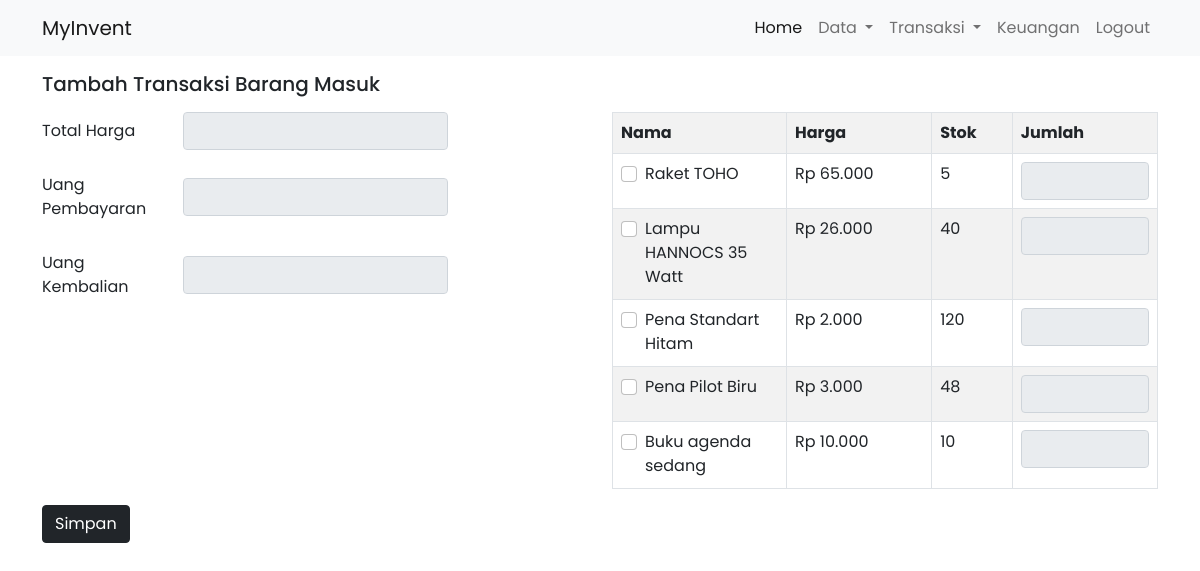
Page /transaksi/tambah-barang-masuk.php (signed in) on the earlier database version.
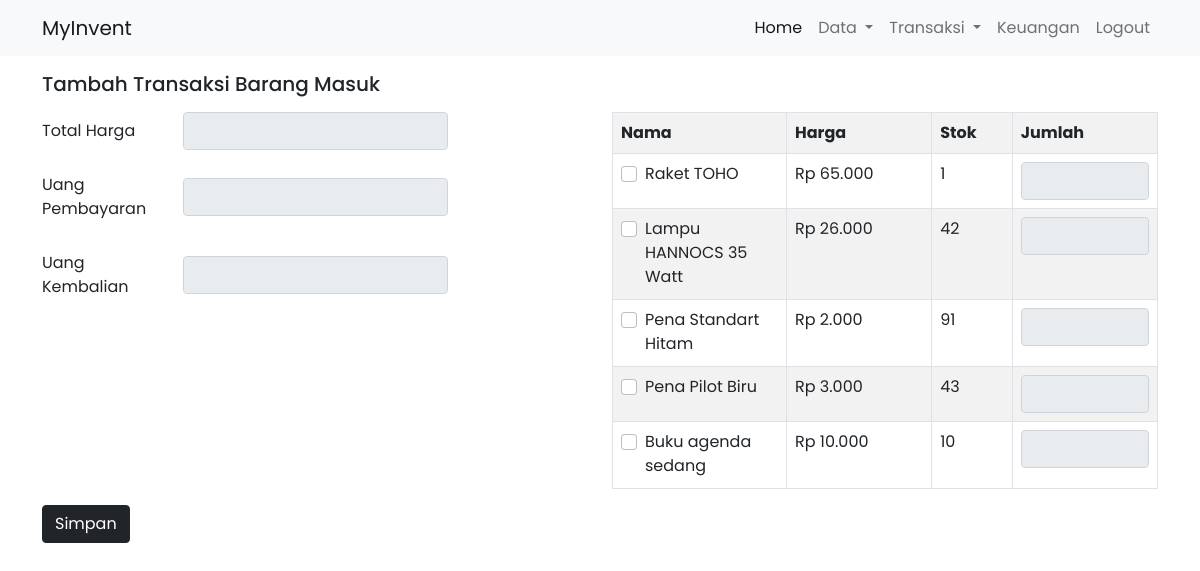
Same page on the later database version.
### tables this page shows
CREATE TABLE `t_barang` (
  `kode_barang` varchar(10) NOT NULL,
  `nama` varchar(255) NOT NULL,
  `harga` double NOT NULL,
  `stok` int(11) NOT NULL
);

### includes/config.php (called while the page is built, shortened)
<?php
 	function rupiah($angka){
	$hasil_rupiah = "Rp " . number_format($angka,0,',','.');
	return $hasil_rupiah;
	}
?>

### transaksi/tambah-barang-masuk.php (the view, shortened to what the changed rows need)
<?php
include '../includes/header.php';
include '../includes/config.php';
?>
<section id="cover">
    <div id="cover-caption">
        <div id="container" class="container mt-3">
            <div class="row">
                <div class="col-md-6">
                    <table class="table table-striped table-hover table-bordered">
                        <tr>
                            <th class="col-md-2">Nama</th>
                            <th class="col-md-2">Harga</th>
                            <th class="col-md-1">Stok</th>
                            <th class="col-md-2">Jumlah</th>
                        </tr>
                        <?php
                        $db = dbConnect();
                        $sql = "SELECT * FROM t_barang";
                        $res = $db->query($sql);
                        $data = $res->fetch_all(MYSQLI_ASSOC);
                        foreach ($data as $barisdata) {
                        ?>
                            <tr>
                                <td>
                                    <div class="form-check">
                                        <input class="form-check-input" type="checkbox" value="<?php echo $barisdata['kode_barang']; ?>" id="<?php echo $barisdata['kode_barang']; ?>" name="kode_barang[]" onclick="myFunction(this)">
                                        <label class="form-check-label" for="flexCheckDefault">
                                            <?php echo $barisdata['nama']; ?>
                                        </label>
                                    </div>
                                </td>
                                <td>
                                    <?php echo rupiah($barisdata['harga']); ?> <input type="hidden" id="harga<?php echo $barisdata['kode_barang']; ?>" value="<?php echo $barisdata['harga']; ?>">
                                </td>
                                <td>
                                    <?php echo $barisdata['stok']; ?><input type="hidden" id="stok<?php echo $barisdata['kode_barang']; ?>" value="<?php echo $barisdata['stok']; ?>">
                                </td>
                                <td>
                                    <input type="number" min="1" id="jumlah<?php echo $barisdata['kode_barang']; ?>" class="form-control" name="jumlah[]" onkeypress="return event.charCode >= 48 && event.charCode <= 57" onchange="nambahangka(this)" onkeyup="nambahangka(this)" disabled>
                                </td>
                            </tr>
                        <?php
                        }
                        ?>
                    </table>
                </div>
            </div>
        </div>
    </div>
</section>
<?php
include '../includes/footer.php';
?>

Differences in the rows shown:
changed t_barang "Raket TOHO": stok "5" → "1"
changed t_barang "Lampu HANNOCS 35 Watt": stok "40" → "42"
changed t_barang "Pena Standart Hitam": stok "120" → "91"
changed t_barang "Pena Pilot Biru": stok "48" → "43"
